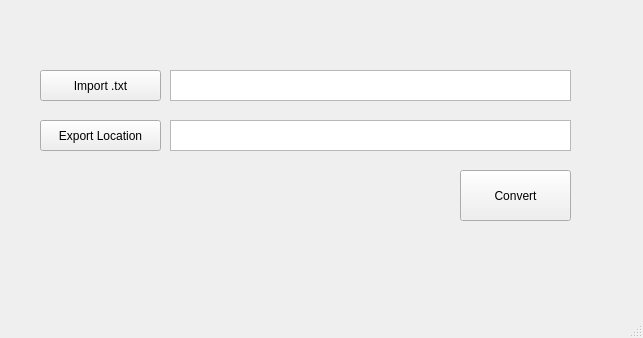
<?xml version="1.0" encoding="UTF-8"?>
<ui version="4.0">
 <class>MainWindow</class>
 <widget class="QMainWindow" name="MainWindow">
  <property name="geometry">
   <rect>
    <x>0</x>
    <y>0</y>
    <width>643</width>
    <height>338</height>
   </rect>
  </property>
  <property name="windowTitle">
   <string>Stripper</string>
  </property>
  <widget class="QWidget" name="centralwidget">
   <widget class="QPushButton" name="importFile">
    <property name="geometry">
     <rect>
      <x>40</x>
      <y>70</y>
      <width>121</width>
      <height>31</height>
     </rect>
    </property>
    <property name="text">
     <string>Import .txt</string>
    </property>
   </widget>
   <widget class="QTextBrowser" name="importLocation">
    <property name="geometry">
     <rect>
      <x>170</x>
      <y>70</y>
      <width>401</width>
      <height>31</height>
     </rect>
    </property>
   </widget>
   <widget class="QPushButton" name="exportFile">
    <property name="geometry">
     <rect>
      <x>40</x>
      <y>120</y>
      <width>121</width>
      <height>31</height>
     </rect>
    </property>
    <property name="text">
     <string>Export Location</string>
    </property>
   </widget>
   <widget class="QTextBrowser" name="exportLocation">
    <property name="geometry">
     <rect>
      <x>170</x>
      <y>120</y>
      <width>401</width>
      <height>31</height>
     </rect>
    </property>
   </widget>
   <widget class="QPushButton" name="convertButton">
    <property name="geometry">
     <rect>
      <x>460</x>
      <y>170</y>
      <width>111</width>
      <height>51</height>
     </rect>
    </property>
    <property name="autoFillBackground">
     <bool>false</bool>
    </property>
    <property name="text">
     <string>Convert</string>
    </property>
   </widget>
  </widget>
  <widget class="QMenuBar" name="menubar">
   <property name="geometry">
    <rect>
     <x>0</x>
     <y>0</y>
     <width>643</width>
     <height>22</height>
    </rect>
   </property>
  </widget>
  <widget class="QStatusBar" name="statusbar"/>
 </widget>
 <resources/>
 <connections/>
</ui>
